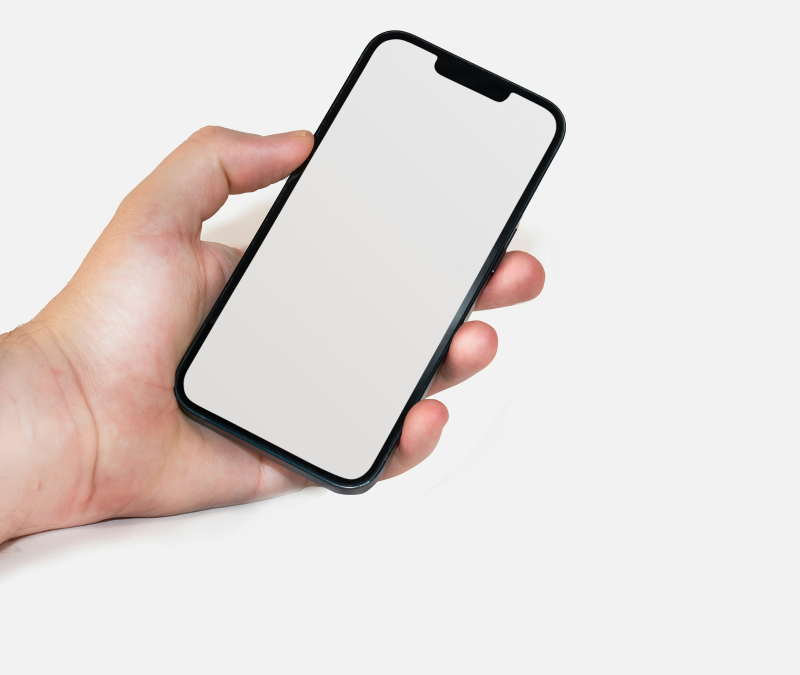
#> input picture scripts/showcase-sources/cashbell-v2/hardware/hand-isolated.jpg, 2400 x 2023 px (shown at 1/3 size)
$ python prepare-cashbell-media.py
#> lines starting #> are read from the running program, lines starting #| are printed output that depends on the picture; after the words box and inside, x2 and y2 are one past the last pixel; in counts of white or black regions, pixels touching at a corner belong together
"""Extract real photographed phone hardware; composite unchanged dark UI captures."""
from collections import deque
import json
from pathlib import Path
import numpy as np
from PIL import Image, ImageDraw, ImageFilter, ImageOps

ROOT=Path(__file__).resolve().parents[1]
SOURCE=ROOT/'scripts/showcase-sources/cashbell-v2'


def largest_component(binary):
    h,w=binary.shape
    work=binary.copy()
    largest=[]
    for y,x in zip(*np.where(binary)):
        if not work[y,x]:continue
        queue=deque([(int(y),int(x))]);work[y,x]=False;component=[]
        while queue:
            cy,cx=queue.popleft();component.append((cy,cx))
            for ny,nx in ((cy-1,cx),(cy+1,cx),(cy,cx-1),(cy,cx+1)):
                if 0<=ny<h and 0<=nx<w and work[ny,nx]:
                    work[ny,nx]=False;queue.append((ny,nx))
        if len(component)>len(largest):largest=component
    result=np.zeros((h,w),np.uint8)
    if largest:
        ys,xs=zip(*largest);result[ys,xs]=255
    return result


def screen_corners(hole):
    yy,xx=np.where(hole>0)
    left,right,top,bottom=xx.min(),xx.max(),yy.min(),yy.max()
    rows=np.arange(round(top+(bottom-top)*.18),round(top+(bottom-top)*.82))
    xs=[np.where(hole[y]>0)[0] for y in rows]
    l=np.polyfit(rows,[v[0] for v in xs],1)
    r=np.polyfit(rows,[v[-1] for v in xs],1)
    columns=np.r_[np.arange(round(left+(right-left)*.12),round(left+(right-left)*.30)),
                  np.arange(round(left+(right-left)*.70),round(left+(right-left)*.88))]
    ys=[np.where(hole[:,x]>0)[0] for x in columns]
    t=np.polyfit(columns,[v[0] for v in ys],1)
    b=np.polyfit(columns,[v[-1] for v in ys],1)
    def intersection(side,end):
        x=(side[0]*end[1]+side[1])/(1-side[0]*end[0])
        return [x,end[0]*x+end[1]]
    return [intersection(l,t),intersection(r,t),intersection(r,b),intersection(l,b)]


def outside_region(rim):
    h,w=rim.shape
    visited=np.zeros((h,w),bool)
    queue=deque([(0,0)]);visited[0,0]=True
    while queue:
        y,x=queue.popleft()
        for ny,nx in ((y-1,x),(y+1,x),(y,x-1),(y,x+1)):
            if 0<=ny<h and 0<=nx<w and not visited[ny,nx] and rim[ny,nx]==0:
                visited[ny,nx]=True;queue.append((ny,nx))
    return visited


def rectify(image,source,target,size):
    matrix=[];values=[]
    for (x,y),(u,v) in zip(target,source):
        matrix.extend([[x,y,1,0,0,0,-u*x,-u*y],[0,0,0,x,y,1,-v*x,-v*y]])
        values.extend([u,v])
    coeff=np.linalg.solve(matrix,values)
    return image.transform(size,Image.Transform.PERSPECTIVE,coeff,Image.Resampling.BICUBIC)


def main():
    photo=Image.open(SOURCE/'hardware/hand-isolated.jpg').convert('RGB')
#> photo is the input picture: PIL image 2400x2023 RGB; mean R, G, B 228.3, 221.8, 219.4
    photo=photo.rotate(29.6,Image.Resampling.BICUBIC,expand=True,fillcolor=(242,242,242))
#> photo: PIL image 3088x2945 RGB
    # This crop isolates the photographed phone; the hand remains in the original.
    photo=photo.crop((900,560,1770,2040))
#> photo: PIL image 870x1480 RGB
    rgb=np.array(photo)
    rim=largest_component(np.max(rgb,axis=2)<102)
#> in largest_component, `work=binary.copy()`:
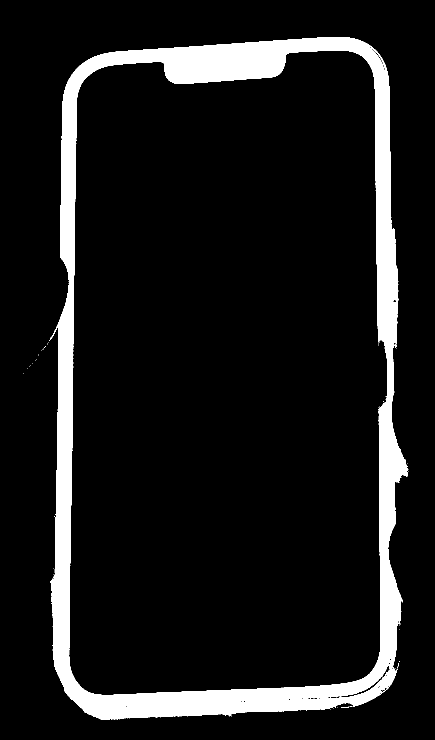
#> work: shape (1480, 870) bool (shown at 1/2 size); 10.1% white; 41 white regions (40 under 20 px), largest, box (x1, y1, x2, y2) and area: (98, 74, 816, 1440) 130597
#> the loop in largest_component, `for y,x in zip(*np.where(binary)):` made 130680 passes
#> (y, x) on passes 1 to 12: (74, 650), (74, 652), (74, 653), (74, 654), (74, 655), (74, 656), (74, 657), (74, 658), (74, 659), (74, 660), (74, 661), (74, 662)
#> after the loop in largest_component, `for y,x in zip(*np.where(binary)):`: work: shape (1480, 870) bool; 10.15% of pixels changed, all inside (x1, y1, x2, y2) = (47, 74, 818, 1440)
#> in largest_component, `ys, xs = zip(*largest)`: ys = 130547 items
#> rim: shape (1480, 870); 10.1% white; 1 white region, box (x1, y1, x2, y2) and area: (100, 74, 816, 1440) 130547
    body=np.where(outside_region(rim),0,255).astype(np.uint8)
#> body: shape (1480, 870); 69.1% white; 1 black region, box (x1, y1, x2, y2) and area: (0, 0, 870, 1480) 398158
    body_image=Image.fromarray(body)
    bbox=body_image.getbbox()
#> bbox = (100, 74, 816, 1440)
    photo=photo.crop(bbox);body_image=body_image.crop(bbox)
#> after `body_image = body_image.crop(bbox)`: body_image: PIL image 716x1366 L; 90.9% white; 9 black regions (4 under 20 px), largest, box (x1, y1, x2, y2) and area: (593, 0, 716, 862) 27223, (0, 0, 550, 604) 26351, (129, 875, 716, 1366) 23000, (0, 578, 107, 1366) 12006, (115, 1363, 128, 1366) 20
    rgb=np.array(photo)
    glass=largest_component((np.min(rgb,axis=2)>155)&(np.array(body_image)>0))
#> in largest_component (call 2), `work=binary.copy()`: work: shape (1366, 716) bool; 77.1% white; 1 black region, box (x1, y1, x2, y2) and area: (0, 0, 716, 1366) 224282
#> the loop in largest_component (call 2), `for y,x in zip(*np.where(binary)):` made 753774 passes
#> (y, x) on passes 1 to 12: (27, 567), (27, 569), (27, 570), (27, 571), (27, 572), (27, 573), (27, 574), (27, 575), (27, 576), (27, 577), (27, 578), (27, 579)
#> after the loop in largest_component (call 2), `for y,x in zip(*np.where(binary)):`: work: shape (1366, 716) bool; every value is 0
#> glass: shape (1366, 716); 77.1% white; 1 black region, box (x1, y1, x2, y2) and area: (0, 0, 716, 1366) 224415
    corners=screen_corners(glass)
#> in screen_corners, `left,right,top,bottom=xx.min(),xx.max(),yy.min(),yy.max()`: left = 39; right = 660; top = 27; bottom = 1314
#> in screen_corners, `xs=[np.where(hole[y]>0)[0] for y in rows]`: xs = 823 items
#> in screen_corners, `l=np.polyfit(rows,[v[0] for v in xs],1)`: l = [-0.0132, 55.52]
#> in screen_corners, `r=np.polyfit(rows,[v[-1] for v in xs],1)`: r = [0.0107, 647.1]
#> in screen_corners, `ys=[np.where(hole[:,x]>0)[0] for x in columns]`: ys = 222 items
#> in screen_corners, `t=np.polyfit(columns,[v[0] for v in ys],1)`: t = [-0.0671, 64.98]
#> in screen_corners, `b=np.polyfit(columns,[v[-1] for v in ys],1)`: b = [-0.0441, 1319.6]
#> in intersection, `x=(side[0]*end[1]+side[1])/(1-side[0]*end[0])`: x = 54.71
#> corners = [[54.71, 61.31], [647.3, 21.54], [660.9, 1290.4], [38.1, 1317.9]]
    hardware=photo.convert('RGBA')
    alpha=np.clip(np.array(body_image).astype(int)-glass.astype(int),0,255).astype(np.uint8)
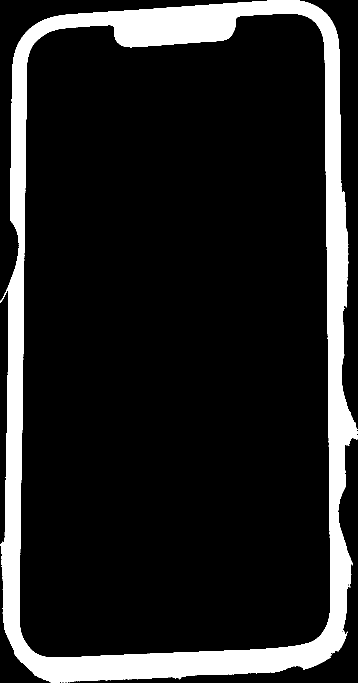
#> alpha: shape (1366, 716) (shown at 1/2 size); 13.9% white; 1 white region, box (x1, y1, x2, y2) and area: (0, 0, 716, 1366) 135801
    # Trim the hand's contact shadows outside the photographed device bezel.
    clip=Image.new('L',photo.size)
    expanded=np.array(corners)+np.array([[-28,-27],[28,-27],[29,34],[-28,34]])
#> expanded = [[26.71, 34.31], [675.3, -5.46], [689.9, 1324.4], [10.1, 1351.9]]
    ImageDraw.Draw(clip).polygon([tuple(p)for p in expanded],fill=255)
#> clip: PIL image 716x1366 L; 89.9% white; 1 black region, box (x1, y1, x2, y2) and area: (0, 0, 716, 1366) 98432
    alpha=np.minimum(alpha,np.array(clip))
#> alpha: shape (1366, 716); 12% white; 1 white region, box (x1, y1, x2, y2) and area: (11, 0, 690, 1349) 117026
    hardware.putalpha(Image.fromarray(alpha).filter(ImageFilter.GaussianBlur(.35)))
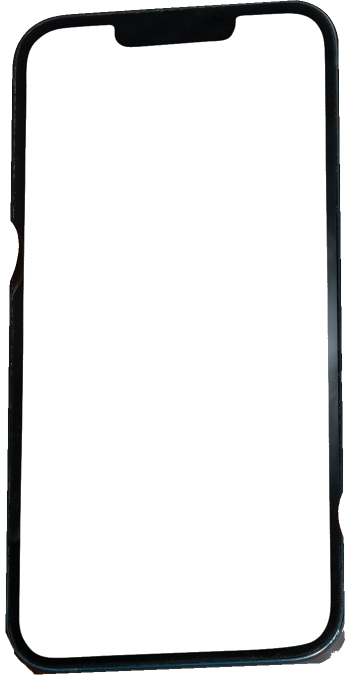
#> hardware: PIL image 716x1366 RGBA (shown at 1/2 size); mean R, G, B, A 198.1, 195.9, 194.7, 30.5; transparent parts drawn white
    # Correct the photographed perspective. An unobstructed strip from the
    # right bezel restores the small area hidden by the thumb on the left.
    target=[[28,28],[672,28],[672,1412],[28,1412]]
    hardware=rectify(hardware,corners,target,(700,1440))
#> the loop in rectify, `for (x,y),(u,v) in zip(target,source):` made 4 passes
#> (x, y, u, v) on passes 1 to 4: (28, 28, 54.71, 61.31), (672, 28, 647.3, 21.54), (672, 1412, 660.9, 1290.4), (28, 1412, 38.1, 1317.9)
#> after the loop in rectify, `for (x,y),(u,v) in zip(target,source):`: matrix = 8 items; values = [54.71, 61.31, 647.3, 21.54, 660.9, 1290.4, 38.1, 1317.9]
#> in rectify, `coeff=np.linalg.solve(matrix,values)`: coeff = [0.908, -0.0133, 29.57, -0.062, 0.861, 38.85, -1.66e-05, -3.47e-05]
    restored=hardware.crop((674,95,694,1340)).transpose(Image.Transpose.FLIP_LEFT_RIGHT)
    hardware.paste(restored,(6,95))
#> hardware: PIL image 700x1440 RGBA
    outer=Image.new('L',hardware.size)
#> outer: PIL image 700x1440 L; every value is 0
    ImageDraw.Draw(outer).rounded_rectangle((6,4,693,1435),70,fill=255)
#> outer: PIL image 700x1440 L; 97.3% white; 1 black region, box (x1, y1, x2, y2) and area: (0, 0, 700, 1440) 27068
    hardware.putalpha(Image.fromarray(np.minimum(np.array(hardware.getchannel('A')),np.array(outer))))
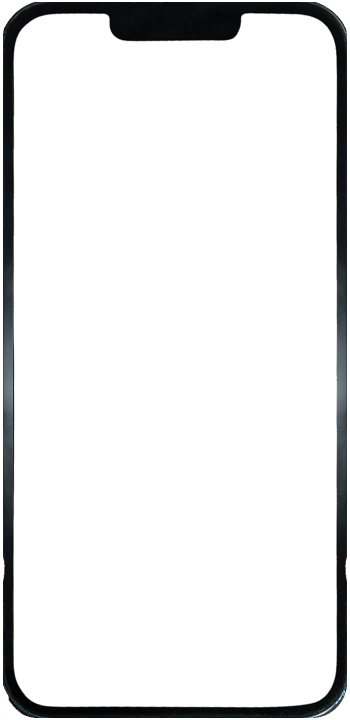
#> hardware: PIL image 700x1440 RGBA (shown at 1/2 size); mean R, G, B, A 4.1, 4.6, 4.9, 26.8; transparent parts drawn white
    hardware.save(SOURCE/'hardware/photographed-phone.png')
    glass_image=rectify(Image.fromarray(glass),corners,target,(700,1440))
#> the loop in rectify (call 2), `for (x,y),(u,v) in zip(target,source):` made 4 passes
    glass_image.save(SOURCE/'hardware/display-mask.png')
    (SOURCE/'hardware/geometry.json').write_text(json.dumps({'size':[700,1440],'screen':target,'source':'hand-isolated.jpg','rotation':29.6,'retouch':'Photographic perspective correction; small left bezel occlusion restored from the opposite photographed edge'},indent=2))
    print('Photographed device',hardware.size,'screen',target,flush=True)
#| Photographed device (700, 1440) screen [[28, 28], [672, 28], [672, 1412], [28, 1412]]
    scene=Image.open(SOURCE/'hardware/hand-dark.jpg').convert('RGBA')
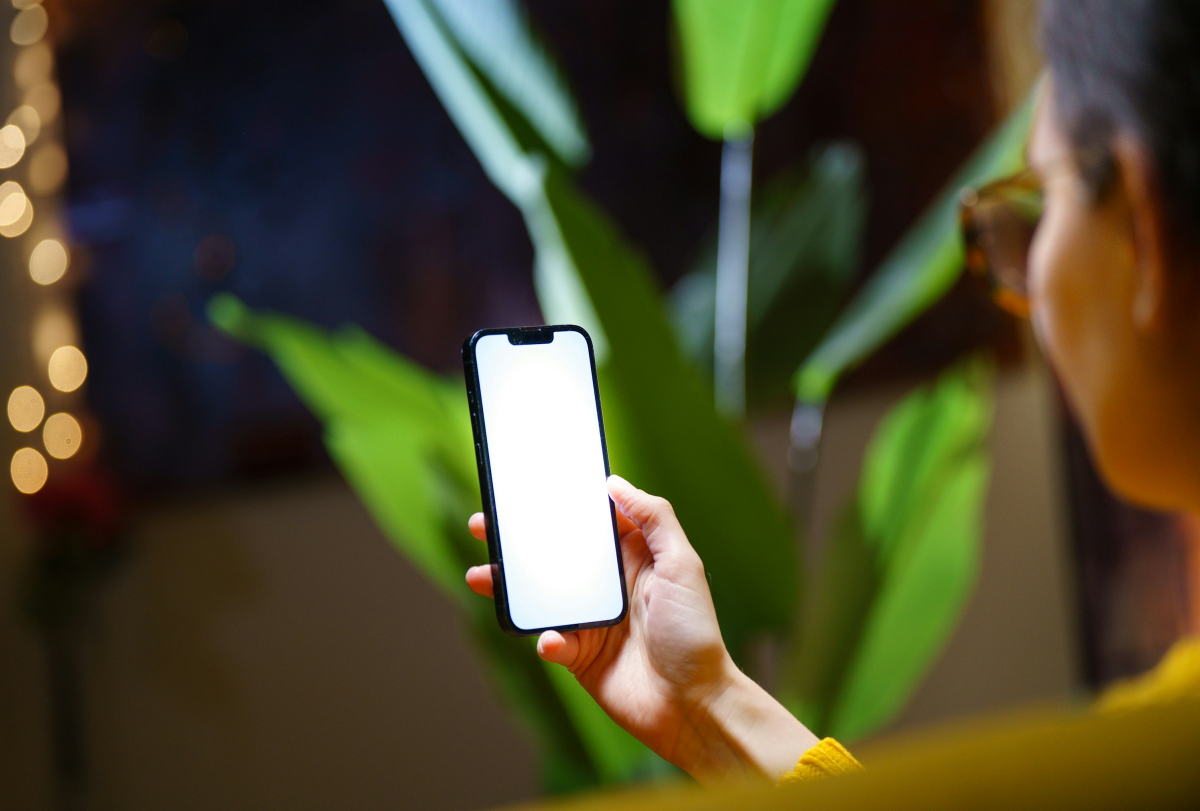
#> input picture scripts/showcase-sources/cashbell-v2/hardware/hand-dark.jpg, 2400 x 1622 px (shown at 1/2 size)
    roi=(900,630,1290,1300)
    rgb=np.array(scene.crop(roi).convert('RGB'))
    hole=largest_component(np.min(rgb,axis=2)>165)
#> in largest_component (call 3), `work=binary.copy()`:
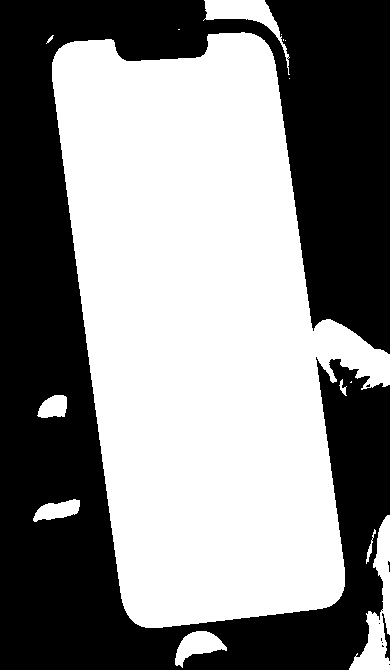
#> work: shape (670, 390) bool; 53% white; 9 black regions (7 under 20 px), largest, box (x1, y1, x2, y2) and area: (0, 0, 390, 670) 122507, (382, 613, 390, 661) 144
#> after the loop in largest_component (call 3), `for y,x in zip(*np.where(binary)):`: work: shape (670, 390) bool; every value is 0
#> in largest_component (call 3), `ys, xs = zip(*largest)`: ys = 132390 items
#> hole: shape (670, 390); 50.7% white; 2 black regions (1 under 20 px), largest, box (x1, y1, x2, y2) and area: (0, 0, 390, 670) 128902
    # Measured display edges exclude the bright fingertip touching the bezel.
    scene_corners=np.array([[946,674],[1170,656],[1256,1235],[1025,1266]],float)
    scene_mask=Image.new('L',scene.size)
#> scene_mask: PIL image 2400x1622 L; every value is 0
    scene_mask.paste(Image.fromarray(hole),roi[:2])
#> scene_mask: PIL image 2400x1622 L; 3.4% white; 1 white region, box (x1, y1, x2, y2) and area: (952, 662, 1290, 1258) 132390
    clip=Image.new('L',scene.size)
    ImageDraw.Draw(clip).polygon([tuple(p)for p in scene_corners],fill=255)
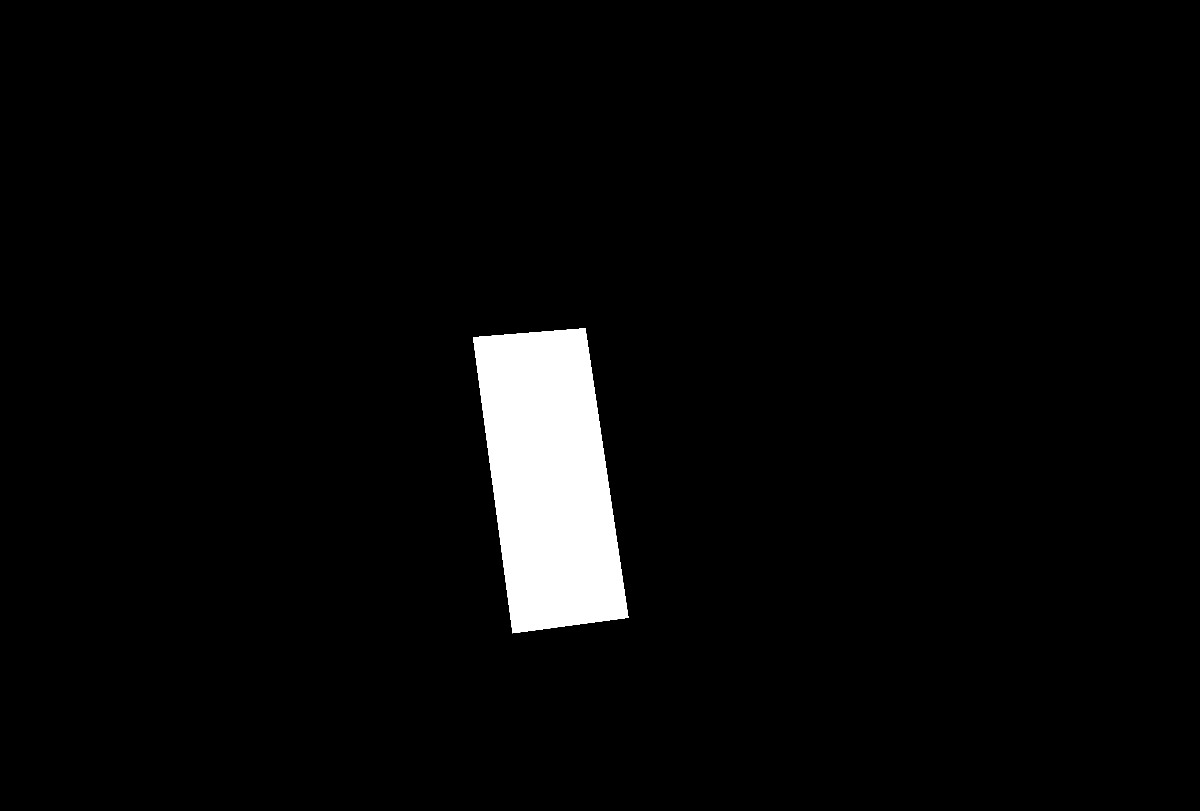
#> clip: PIL image 2400x1622 L (shown at 1/2 size); 3.5% white; 1 white region, box (x1, y1, x2, y2) and area: (946, 656, 1257, 1267) 135833
    scene_mask=Image.fromarray(np.minimum(np.array(scene_mask),np.array(clip)))
#> scene_mask: PIL image 2400x1622 L; 3.3% white; 1 white region, box (x1, y1, x2, y2) and area: (952, 662, 1245, 1258) 129439
    scene_mask.save(SOURCE/'hardware/scene-display-mask.png')
    (SOURCE/'hardware/scene-geometry.json').write_text(json.dumps({'size':list(scene.size),'screen':scene_corners.tolist(),'source':'hand-dark.jpg','crop':[460,480,1780,1470]},indent=2))


if __name__=='__main__':main()
